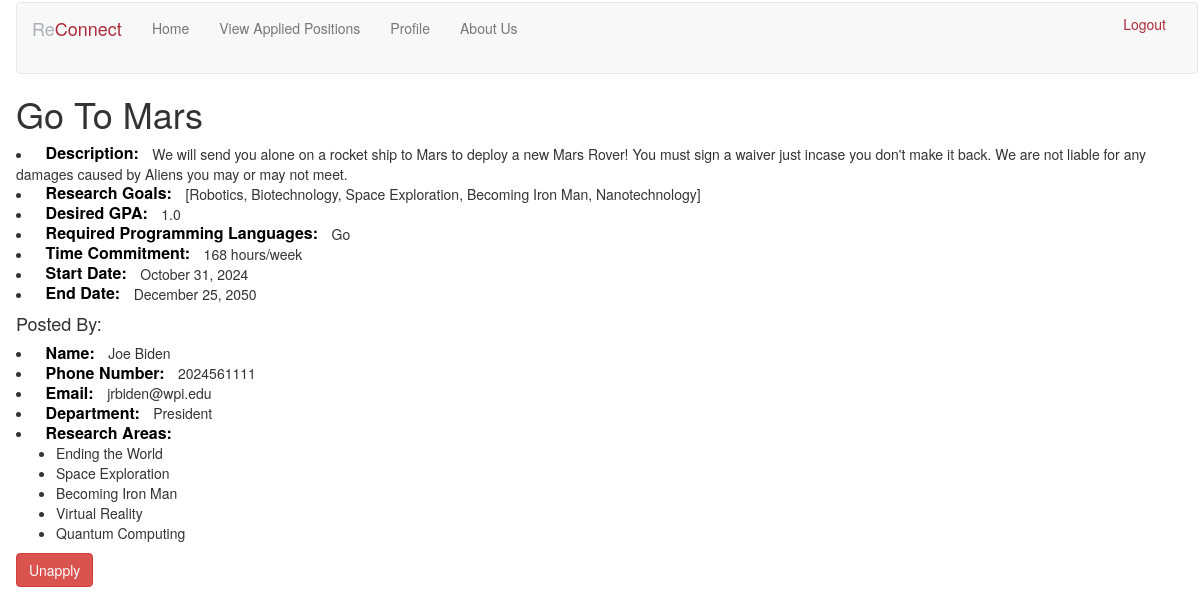
Screenshot of /position/2 (signed in) with the database file from the repository.
### app/Model/models.py (models this page shows, shortened)
class ResearchPosition(db.Model):
    id = db.Column(db.Integer, primary_key=True)
    title = db.Column(db.String(30), unique=True)
    wantedGPA = db.Column(db.Float)
    languages = db.Column(db.String(150))
    description = db.Column(db.String(1500))
    researchGoals = db.Column(db.String(1500))
    startDate = db.Column(db.DateTime)
    endDate = db.Column(db.DateTime)
    timeCommitment = db.Column(db.Integer)
    faculty = db.Column(db.Integer, db.ForeignKey("faculty.id"))
    languages = db.relationship(
        "ProgrammingLanguage",
        secondary=positionLanguages,
        primaryjoin=(positionLanguages.c.position_id == id),
        backref=db.backref("positionLanguages", lazy="dynamic"),
        lazy="dynamic",
    )
    students_application = db.relationship(
        "Applications", back_populates="enrolled_position"
    )
    researchFields = db.relationship("PositionField", back_populates="position")

class ProgrammingLanguage(db.Model):
    id = db.Column(db.Integer, primary_key=True)
    title = db.Column(db.String(30))
    student_proficient = db.relationship(
        "Student",
        secondary=studentLanguages,
        primaryjoin=(studentLanguages.c.language_id == id),
        backref=db.backref("studentLanguages", lazy="dynamic"),
        lazy="dynamic",
    )
    position_required_by = db.relationship(
        "ResearchPosition",
        secondary=positionLanguages,
        primaryjoin=(positionLanguages.c.language_id == id),
        backref=db.backref("positionLanguages", lazy="dynamic"),
        lazy="dynamic",
    )
    def __repr__(self):
        return self.title

class User(db.Model, UserMixin):
    __tablename__ = "user"
    id = db.Column(db.Integer, primary_key=True)
    username = db.Column(db.String(20), unique=True)
    password_hash = db.Column(db.String(20))
    firstname = db.Column(db.String(20))
    lastname = db.Column(db.String(20))
    email = db.Column(db.String(20), unique=True)
    phone_number = db.Column(db.String(10))
    __mapper_args__ = {
        "polymorphic_identity": UserType.User,
    }

class Faculty(User):
    __tablename__ = "faculty"
    id = db.Column(None, ForeignKey("user.id"), primary_key=True)
    researchAreas = db.Column(db.String(150))
    department = db.Column(db.String(20), db.ForeignKey("department.id"))
    user_type = db.Column(db.String(20), default="Faculty")
    research_areas = db.relationship(
        "ResearchField",
        secondary=facultyInterests,
        primaryjoin=(facultyInterests.c.faculty_id == id),
        backref=(db.backref("facultyInterests", lazy="dynamic")),
        lazy="dynamic",
    )
    __mapper_args__ = {"polymorphic_identity": UserType.Faculty}

class ResearchField(db.Model):
    id = db.Column(db.Integer, primary_key=True)
    title = db.Column(db.String(30))
    attachedPosition = db.relationship("PositionField", back_populates="fields") # certain positions belong to specific fields, back_population ensures bidirectionality.
    student_interested = db.relationship( # students in certain research fields
        "Student",
        secondary=studentFields,
        primaryjoin=(studentFields.c.field_id == id), # prove students must be interested in certain fields.
        backref=db.backref("studentFields", lazy="dynamic"), # Student model access linked research fields
        lazy="dynamic", # allows querying.
    )

### app/Controller/routes.py (the view)
@routes_blueprint.route("/position/<position_id>", methods=["GET", "POST"])
@login_required
def view_position(position_id):
    position = ResearchPosition.query.get(position_id)
    return render_template(
        "view_position.html",
        title="Profile",
        position=position,
        get_faculty=lambda id: Faculty.query.get(id),
    )

### agileApp.py (called while the page is built, shortened)
@app.before_request
def initDB(*args, **kwargs):
    if app._got_first_request:
        db.create_all()

### app/Model/models.py (called while the page is built)
@login.user_loader
def load_user(id):
    student = Student.query.filter_by(id=id).first()
    if student:
        return student
    faculty = Faculty.query.filter_by(id=id).first()
    if faculty:
        return faculty
    return None

    def has_applied_to_position(self, applied_position):
        return bool(
            Applications.query.filter_by(studentID=self.id, position=applied_position).first()
        )

### app/View/templates/view_position.html (shortened to what this page needs)
{% extends "base.html" %} {% block content %}
<h1>{{ position.title }}</h1>
<li><span class="label">Description:</span> {{ position.description }}</li>
<li><span class="label">Research Goals:</span> {{ position.researchGoals }}</li>
<li><span class="label">Desired GPA:</span> {{ position.wantedGPA }}</li>
<li>
    <span class="label">Required Programming Languages:</span> {% for language
    in position.languages %} {{ language }} {% endfor %}
</li>
<li>
    <span class="label">Time Commitment:</span> {{ position.timeCommitment }}
    hours/week
</li>
<li>
    <span class="label">Start Date:</span> {{ position.startDate.strftime('%B
    %d, %Y') }}
</li>
<li>
    <span class="label">End Date:</span> {{ position.endDate.strftime('%B %d,
    %Y') }}
</li>
<div class="faculty-details">
    <h4>Posted By:</h4>
    <li>
        <span class="label">Name:</span> {{
        get_faculty(position.faculty).firstname }} {{
        get_faculty(position.faculty).lastname }}
    </li>
    <li>
        <span class="label">Phone Number:</span> {{
        get_faculty(position.faculty).phone_number }}
    </li>
    <li>
        <span class="label">Email:</span> {{ get_faculty(position.faculty).email
        }}
    </li>
    <li>
        <span class="label">Department:</span> {{
        get_faculty(position.faculty).department }}
    </li>
    <li><span class="label">Research Areas:</span></li>
    <ul>
        {% for area in get_faculty(position.faculty).research_areas %}
        <li>{{ area.title }}</li>
        {% endfor %}
    </ul>
</div>
{% if current_user.is_authenticated %} {% if current_user.user_type == 'Student'
%} {% if current_user.has_applied_to_position(position.id) %}
<form
    action="{{ url_for('routes.unapply_for_position', position_id=position.id) }}"
    method="post"
>
    <button type="submit" class="btn btn-danger">Unapply</button>
</form>
{% endif %} {% endif %} {% endif %} {% endblock %}

### app/View/static/css/main.css (style rules this page uses)
body { margin: 1px 1px 1px 15px; padding: 1px; }
.label { font-weight: 600; color: black; font-size: 16px; }

### rows the page displays
ResearchPosition: title "Go To Mars", description "We will send you alone on a rocket ship to Mars to deploy a new Mars Rover! You must sign a waiver just incase you don't make it back. We are not liable for any damages caused by Aliens you may or may not meet.", researchGoals "[Robotics, Biotechnology, Space Exploration, Becoming Iron Man, Nanotechnology]", wantedGPA "1.0", timeCommitment "168", startDate "October 31, 2024", endDate "December 25, 2050", faculty.firstname "Joe", faculty.lastname "Biden", faculty.phone_number "2024561111", faculty.email "jrbiden@wpi.edu", faculty.department "President"
ProgrammingLanguage: title "Go"
ResearchField: title "Ending the World"
ResearchField: title "Space Exploration"
ResearchField: title "Becoming Iron Man"
ResearchField: title "Virtual Reality"
ResearchField: title "Quantum Computing"
